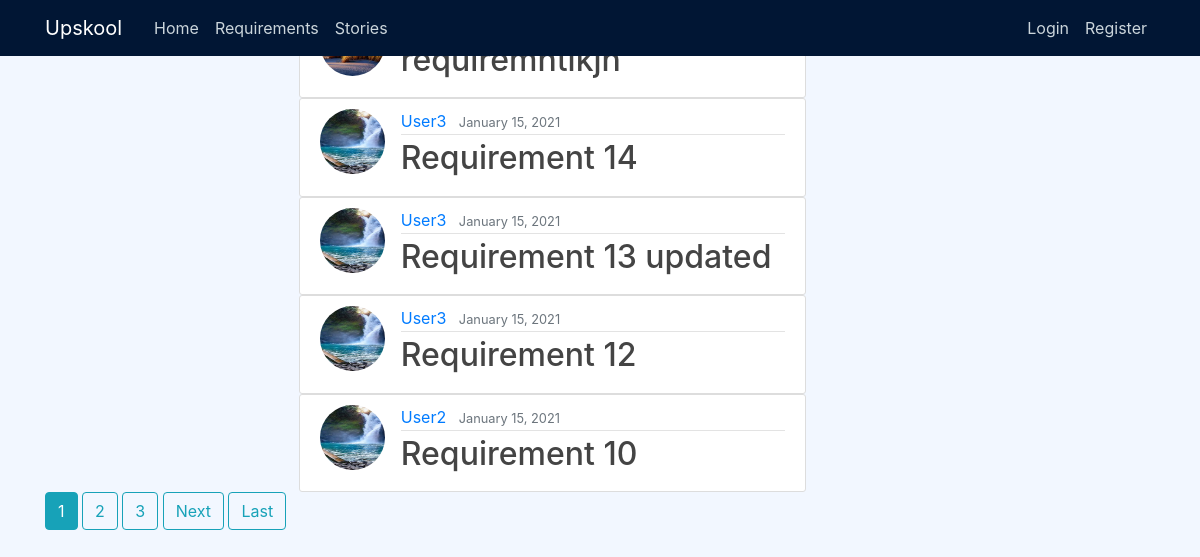
/requirements/, run on an earlier commit of the app's database.
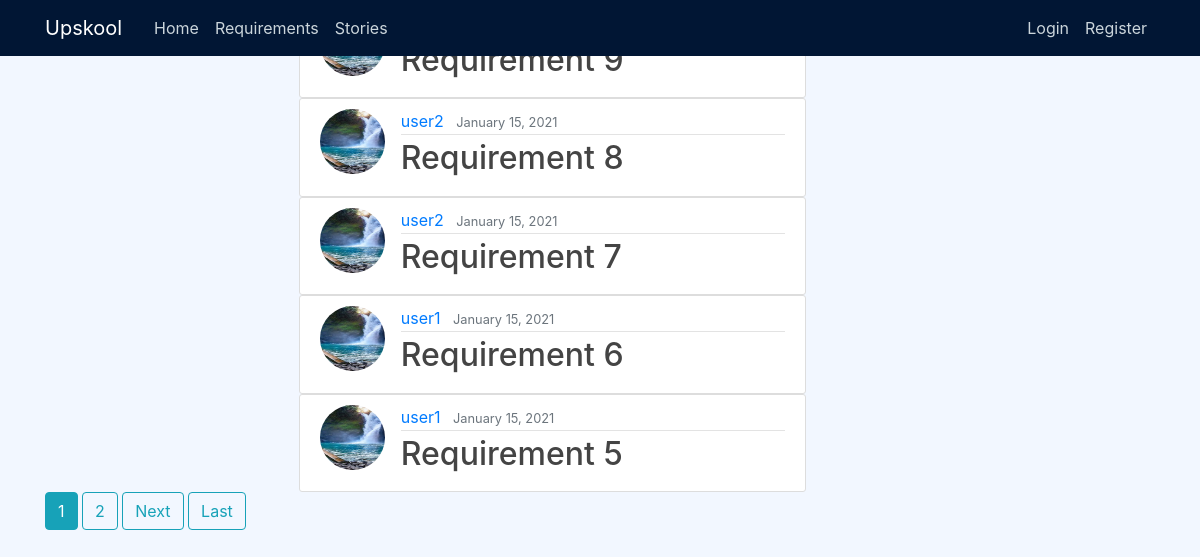
And on a later commit of the database.
### users/models.py (models this page shows, shortened)
class Requirement(models.Model):
    title = models.CharField(max_length=100)
    content = models.TextField()
    date_posted = models.DateTimeField(default=timezone.now)
    author = models.ForeignKey(User, on_delete=models.CASCADE)

class Profile(models.Model):
    user = models.OneToOneField(User, on_delete=models.CASCADE)
    image = models.ImageField(default='default.jpg', upload_to='profile_pics')
    type = models.CharField(choices=PROFILE_TYPES, max_length=16)

### users/views.py (the view)
# urls.py: path('requirements/',ReqListView.as_view(), name='requirements'),
class ReqListView(ListView):
    model = Requirement
    template_name = 'users/requirements.html'  # <app>/<model>_<viewtype>.html
    context_object_name = 'requirements'
    ordering = ['-date_posted']
    paginate_by = 5

### users/templates/users/requirements.html (shortened to what this page needs)
{% extends "users/base.html" %}
{% block content %}
{% for requirement in requirements %}
    <article class="media content-section">
    <img class="rounded-circle article-img" src="{{ requirement.author.profile.image.url }}">
    <div class="media-body">
        <div class="article-metadata">
        <a class="mr-2" href="{% url 'user_requirement' requirement.author.username %}">{{ requirement.author }}</a>
        <small class="text-muted">{{ requirement.date_posted|date:"F d, Y" }}</small>
        </div>
        <h2><a class="article-title" href="{% url 'req-detail' requirement.id %}">{{ requirement.title }}</a></h2>
    </div>
    </article>
{% endfor %}
{% if is_paginated %}
    {% for num in page_obj.paginator.page_range %}
        {% if page_obj.number == num %}
            <a class="btn btn-info mb-4" href="?page={{ num }}">{{ num }}</a>
        {% elif num > page_obj.number|add:'-3' and num < page_obj.number|add:'3' %}
            <a class="btn btn-outline-info mb-4" href="?page={{ num }}">{{ num }}</a>
        {% endif %}
    {% endfor %}
    {% if page_obj.has_next %}
        <a class="btn btn-outline-info mb-4" href="?page={{ page_obj.next_page_number }}">Next</a>
        <a class="btn btn-outline-info mb-4" href="?page={{ page_obj.paginator.num_pages }}">Last</a>
    {% endif %}
{% endif %}
{% endblock content %}

What changed in the data, as far as the page shows it:
removed Requirement: title "requiremntlkjh"
removed Requirement: author.profile.image (placeholder picture), author "User3", date_posted "January 15, 2021", title "Requirement 14"
removed Requirement: author.profile.image (placeholder picture), author "User3", date_posted "January 15, 2021", title "Requirement 13 updated"
removed Requirement: author.profile.image (placeholder picture), author "User3", date_posted "January 15, 2021", title "Requirement 12"
removed Requirement: author.profile.image (placeholder picture), author "User2", date_posted "January 15, 2021", title "Requirement 10"
now on this page (row edited): Requirement: title "Requirement 9"
now on this page (row edited): Requirement: author.profile.image (placeholder picture), author "user2", date_posted "January 15, 2021", title "Requirement 8"
now on this page (row edited): Requirement: author.profile.image (placeholder picture), author "user2", date_posted "January 15, 2021", title "Requirement 7"
now on this page (row edited): Requirement: author.profile.image (placeholder picture), author "user1", date_posted "January 15, 2021", title "Requirement 6"
now on this page (row edited): Requirement: author.profile.image (placeholder picture), author "user1", date_posted "January 15, 2021", title "Requirement 5"
Also different on the page:
list line gone: "3"
